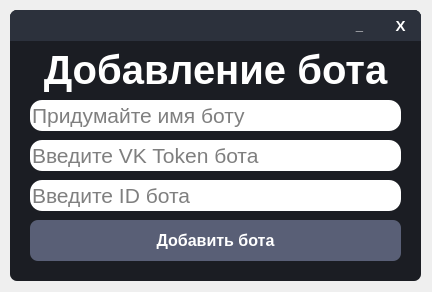
<?xml version="1.0" encoding="UTF-8"?>
<ui version="4.0">
 <class>Form</class>
 <widget class="QWidget" name="Form">
  <property name="geometry">
   <rect>
    <x>0</x>
    <y>0</y>
    <width>432</width>
    <height>292</height>
   </rect>
  </property>
  <property name="windowTitle">
   <string>Form</string>
  </property>
  <widget class="QFrame" name="Window">
   <property name="geometry">
    <rect>
     <x>10</x>
     <y>10</y>
     <width>411</width>
     <height>271</height>
    </rect>
   </property>
   <property name="styleSheet">
    <string notr="true">QFrame{
	border-radius: 7px;
	background-color: #1B1D23;
}

QLabel{
	color: white;
}

QScrollBar:vertical{
	border: none;
    background: #595F76;
    width: 15px;
    margin: 15px 0 15px 0;
	border-radius: 0px;
 }

QScrollBar::handle:vertical{	
	background-color: #494E61;
	min-height: 30px;
}
QScrollBar::handle:vertical:hover{	
	background-color: #D5006A;
}
QScrollBar::handle:vertical:pressed{	
	background-color: #B9005C;
}

QScrollBar::sub-line:vertical{
	border: none;
	background-color: #3A3F50;
	height: 15px;
	border-top-left-radius: 7px;
	border-top-right-radius: 7px;
	subcontrol-position: top;
	subcontrol-origin: margin;
}
QScrollBar::sub-line:vertical:hover{	
	background-color: #D5006A;
}
QScrollBar::sub-line:vertical:pressed{	
	background-color: #B9005C;
}

QScrollBar::add-line:vertical{
	border: none;
	background-color: #3A3F50;
	height: 15px;
	border-bottom-left-radius: 7px;
	border-bottom-right-radius: 7px;
	subcontrol-position: bottom;
	subcontrol-origin: margin;
}
QScrollBar::add-line:vertical:hover{	
	background-color: #D5006A;
}
QScrollBar::add-line:vertical:pressed{	
	background-color: #B9005C;
}

QScrollBar::up-arrow:vertical, QScrollBar::down-arrow:vertical{
	background: none;
}
QScrollBar::add-page:vertical, QScrollBar::sub-page:vertical{
	background: none;
}

QScrollBar:horizontal{
	border: none;
    background: #595F76;
	height: 15px;
	margin: 0px 15 0px 15;
	border-radius: opx;
 }

QScrollBar::handle:horizontal{	
	background-color: #494E61;
	min-width: 30px;
}
QScrollBar::handle:horizontal:hover{	
	background-color: #D5006A;
}
QScrollBar::handle:horizontal:pressed{	
	background-color: #B9005C;
}

QScrollBar::sub-line:horizontal{
	border: none;
	background-color: #3A3F50;
	width: 15px;
	border-top-left-radius: 7px;
	border-bottom-left-radius: 7px;
	subcontrol-position: left;
	subcontrol-origin: margin;
}
QScrollBar::sub-line:horizontal:hover{	
	background-color:#D5006A;
}
QScrollBar::sub-line:horizontal:pressed{	
	background-color: #B9005C;
}

QScrollBar::add-line:horizontal{
	border: none;
	background-color: #3A3F50;
	width: 15px;
	border-top-right-radius: 7px;
	border-bottom-right-radius: 7px;
	subcontrol-position: right;
	subcontrol-origin: margin;
}
QScrollBar::add-line:horizontal:hover{	
	background-color: #D5006A;
}
QScrollBar::add-line:horizontal:pressed{	
	background-color: #B9005C;
}

QScrollBar::up-arrow:horizontal, QScrollBar::down-arrow:horizontal{
	background: none;
}
QScrollBar::add-page:horizontal, QScrollBar::sub-page:horizontal{
	background: none;
}</string>
   </property>
   <property name="frameShape">
    <enum>QFrame::StyledPanel</enum>
   </property>
   <property name="frameShadow">
    <enum>QFrame::Raised</enum>
   </property>
   <widget class="QFrame" name="WindowFrame">
    <property name="geometry">
     <rect>
      <x>0</x>
      <y>0</y>
      <width>411</width>
      <height>31</height>
     </rect>
    </property>
    <property name="styleSheet">
     <string notr="true">QFrame{
	border-bottom-left-radius: 0px;
	border-bottom-right-radius: 0px;
	background-color: #2C313C;
}</string>
    </property>
    <property name="frameShape">
     <enum>QFrame::StyledPanel</enum>
    </property>
    <property name="frameShadow">
     <enum>QFrame::Raised</enum>
    </property>
    <widget class="QPushButton" name="CloseWindowButton">
     <property name="geometry">
      <rect>
       <x>370</x>
       <y>0</y>
       <width>41</width>
       <height>31</height>
      </rect>
     </property>
     <property name="font">
      <font>
       <pointsize>11</pointsize>
       <weight>75</weight>
       <bold>true</bold>
      </font>
     </property>
     <property name="cursor">
      <cursorShape>PointingHandCursor</cursorShape>
     </property>
     <property name="styleSheet">
      <string notr="true">QPushButton{
	color: white;
	border: none;
	border-top-right-radius: 7px;
	background-color: #2C313C;
}

QPushButton:hover{
	background-color: #45494D;
}

QPushButton:pressed{
	color: #EA2F4E;
}</string>
     </property>
     <property name="text">
      <string>X</string>
     </property>
    </widget>
    <widget class="QPushButton" name="MinimizeWindowButton">
     <property name="geometry">
      <rect>
       <x>329</x>
       <y>0</y>
       <width>41</width>
       <height>31</height>
      </rect>
     </property>
     <property name="font">
      <font>
       <pointsize>10</pointsize>
       <weight>75</weight>
       <bold>true</bold>
      </font>
     </property>
     <property name="cursor">
      <cursorShape>PointingHandCursor</cursorShape>
     </property>
     <property name="styleSheet">
      <string notr="true">QPushButton{
	color: white;
	border: none;
	background-color: #2C313C;
}

QPushButton:hover{
	background-color: #45494D;
}

QPushButton:pressed{
	color: #EA2F4E;
}</string>
     </property>
     <property name="text">
      <string>_</string>
     </property>
     <property name="default">
      <bool>false</bool>
     </property>
    </widget>
   </widget>
   <widget class="QLineEdit" name="VKTokenLineEdit">
    <property name="geometry">
     <rect>
      <x>20</x>
      <y>130</y>
      <width>331</width>
      <height>31</height>
     </rect>
    </property>
    <property name="font">
     <font>
      <pointsize>16</pointsize>
      <weight>50</weight>
      <bold>false</bold>
     </font>
    </property>
    <property name="styleSheet">
     <string notr="true">QLineEdit{
	border-bottom-left-radius: 12px;
	border-top-left-radius: 12px;
}</string>
    </property>
    <property name="inputMethodHints">
     <set>Qt::ImhHiddenText|Qt::ImhNoAutoUppercase|Qt::ImhNoPredictiveText|Qt::ImhSensitiveData</set>
    </property>
    <property name="inputMask">
     <string/>
    </property>
    <property name="text">
     <string/>
    </property>
    <property name="frame">
     <bool>false</bool>
    </property>
    <property name="echoMode">
     <enum>QLineEdit::Password</enum>
    </property>
    <property name="placeholderText">
     <string>Введите VK Token бота</string>
    </property>
    <property name="cursorMoveStyle">
     <enum>Qt::LogicalMoveStyle</enum>
    </property>
   </widget>
   <widget class="QLineEdit" name="IDBotLineEdit">
    <property name="geometry">
     <rect>
      <x>20</x>
      <y>170</y>
      <width>371</width>
      <height>31</height>
     </rect>
    </property>
    <property name="font">
     <font>
      <pointsize>16</pointsize>
      <weight>50</weight>
      <bold>false</bold>
     </font>
    </property>
    <property name="styleSheet">
     <string notr="true">QLineEdit{
	border-radius: 12px;
}</string>
    </property>
    <property name="inputMask">
     <string/>
    </property>
    <property name="text">
     <string/>
    </property>
    <property name="frame">
     <bool>false</bool>
    </property>
    <property name="echoMode">
     <enum>QLineEdit::Normal</enum>
    </property>
    <property name="dragEnabled">
     <bool>false</bool>
    </property>
    <property name="readOnly">
     <bool>false</bool>
    </property>
    <property name="placeholderText">
     <string>Введите ID бота</string>
    </property>
   </widget>
   <widget class="QFrame" name="frame">
    <property name="geometry">
     <rect>
      <x>350</x>
      <y>130</y>
      <width>41</width>
      <height>31</height>
     </rect>
    </property>
    <property name="styleSheet">
     <string notr="true">QFrame{
	border-bottom-right-radius: 12px;
	border-top-right-radius: 12px;
	border-bottom-left-radius: 0px;
	border-top-left-radius: 0px;
	background-color: white;
}</string>
    </property>
    <property name="frameShape">
     <enum>QFrame::StyledPanel</enum>
    </property>
    <property name="frameShadow">
     <enum>QFrame::Raised</enum>
    </property>
    <widget class="QPushButton" name="ShowVKTokenButton">
     <property name="geometry">
      <rect>
       <x>0</x>
       <y>0</y>
       <width>41</width>
       <height>31</height>
      </rect>
     </property>
     <property name="styleSheet">
      <string notr="true">QPushButton{
	border: none;
}</string>
     </property>
     <property name="text">
      <string/>
     </property>
     <property name="icon">
      <iconset>
       <normaloff>../../../Icons/eyeOn.png</normaloff>../../../Icons/eyeOn.png</iconset>
     </property>
     <property name="iconSize">
      <size>
       <width>32</width>
       <height>32</height>
      </size>
     </property>
    </widget>
   </widget>
   <widget class="QLineEdit" name="UserBotNameLineEdit">
    <property name="geometry">
     <rect>
      <x>20</x>
      <y>90</y>
      <width>371</width>
      <height>31</height>
     </rect>
    </property>
    <property name="font">
     <font>
      <pointsize>16</pointsize>
      <weight>50</weight>
      <bold>false</bold>
     </font>
    </property>
    <property name="styleSheet">
     <string notr="true">QLineEdit{
	border-radius: 12px;
}</string>
    </property>
    <property name="inputMask">
     <string/>
    </property>
    <property name="text">
     <string/>
    </property>
    <property name="frame">
     <bool>false</bool>
    </property>
    <property name="echoMode">
     <enum>QLineEdit::Normal</enum>
    </property>
    <property name="dragEnabled">
     <bool>false</bool>
    </property>
    <property name="readOnly">
     <bool>false</bool>
    </property>
    <property name="placeholderText">
     <string>Придумайте имя боту</string>
    </property>
   </widget>
   <widget class="QLabel" name="Label_1">
    <property name="geometry">
     <rect>
      <x>20</x>
      <y>34</y>
      <width>371</width>
      <height>51</height>
     </rect>
    </property>
    <property name="sizePolicy">
     <sizepolicy hsizetype="Minimum" vsizetype="Fixed">
      <horstretch>0</horstretch>
      <verstretch>0</verstretch>
     </sizepolicy>
    </property>
    <property name="font">
     <font>
      <pointsize>30</pointsize>
      <weight>75</weight>
      <italic>false</italic>
      <bold>true</bold>
      <underline>false</underline>
      <strikeout>false</strikeout>
      <kerning>true</kerning>
     </font>
    </property>
    <property name="styleSheet">
     <string notr="true">QLabel{
	color: white;
}</string>
    </property>
    <property name="text">
     <string>Добавление бота</string>
    </property>
    <property name="alignment">
     <set>Qt::AlignCenter</set>
    </property>
   </widget>
   <widget class="QPushButton" name="AddNewUserBotButton">
    <property name="geometry">
     <rect>
      <x>20</x>
      <y>210</y>
      <width>371</width>
      <height>41</height>
     </rect>
    </property>
    <property name="font">
     <font>
      <pointsize>12</pointsize>
      <weight>75</weight>
      <bold>true</bold>
     </font>
    </property>
    <property name="cursor">
     <cursorShape>PointingHandCursor</cursorShape>
    </property>
    <property name="styleSheet">
     <string notr="true">QPushButton{
	color: white;
	border-radius: 8px;
	background-color: #595F76;
}

QPushButton:hover{
	background-color: #50566E;
}

QPushButton:pressed{
	background-color: #434965;
}</string>
    </property>
    <property name="text">
     <string>Добавить бота</string>
    </property>
   </widget>
   <zorder>frame</zorder>
   <zorder>WindowFrame</zorder>
   <zorder>VKTokenLineEdit</zorder>
   <zorder>IDBotLineEdit</zorder>
   <zorder>UserBotNameLineEdit</zorder>
   <zorder>Label_1</zorder>
   <zorder>AddNewUserBotButton</zorder>
  </widget>
 </widget>
 <resources/>
 <connections/>
</ui>
